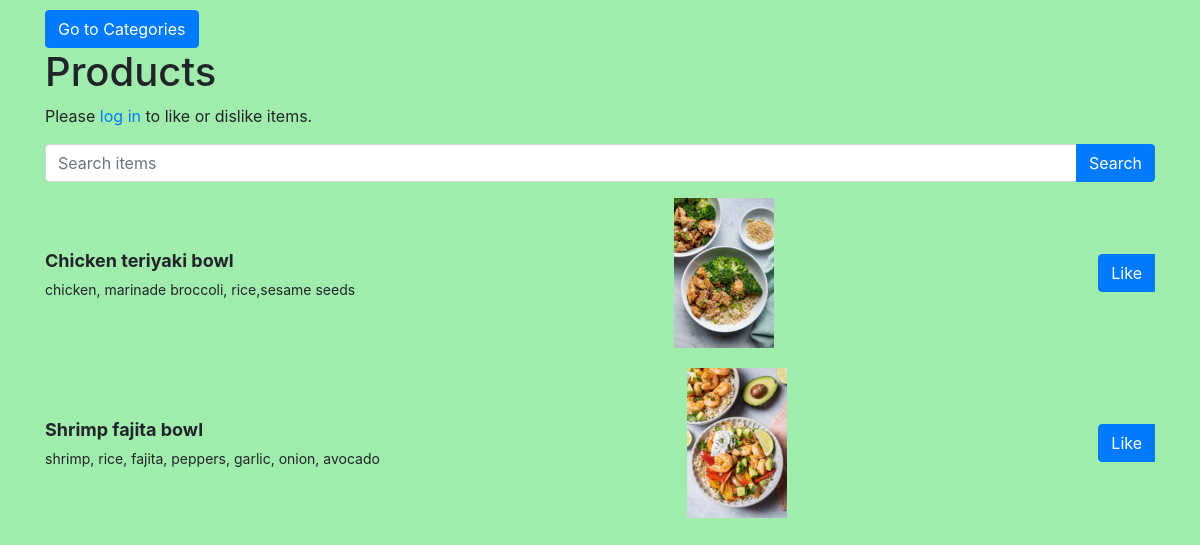
Screenshot of /subcategory/2/ with the database file from the repository.
### catalog/models.py (models this page shows)
class Item(models.Model):
    name = models.CharField(max_length=200)
    description = models.TextField()
    sub_category = models.ForeignKey(SubCategory, on_delete=models.CASCADE)
    image = models.ImageField(upload_to='item_images/')
    likes = models.ManyToManyField('auth.User', related_name='liked_items', blank=True)
    def like_count(self):
        return self.likes.count() if self.likes.exists() else 0

### catalog/views.py (the view)
# urls.py: path('subcategory/<int:subcategory_id>/', views.subcategory_detail, name='subcategory_detail'),  # URL pattern for subcategory detail vie
def subcategory_detail(request, subcategory_id):
    subcategory = get_object_or_404(SubCategory, pk=subcategory_id)
    items = Item.objects.filter(sub_category=subcategory)
    for item in items:
        item.likes_count = item.like_count()  # Get the number of likes for each item
    return render(request, 'catalog/subcategory_detail.html', {'catalog/subcategory': subcategory, 'items': items})

### catalog/templates/catalog/subcategory_detail.html (shortened to what this page needs)
<!DOCTYPE html>
<html lang="en">
<head>
    <link rel="stylesheet" href="https://stackpath.bootstrapcdn.com/bootstrap/4.5.2/css/bootstrap.min.css">
</head>
<body>
    <div class="container">
        <a href="{% url 'category_detail' 1 %}" class="btn btn-primary" style="margin-top: 10px;">Go to Categories</a>
        <h1>{{ subcategory.name }} Products</h1>
        {% if user.is_authenticated %}
        <p>Welcome, {{ user.username }}!</p>
        {% else %}
        <p>Please <a href="{% url 'login' %}">log in</a> to like or dislike items.</p>
        {% endif %}
        <form id="search-form" action="{% url 'items_search' %}" method="GET" class="mb-3">
            <div class="input-group">
                <input type="text" name="query" class="form-control" placeholder="Search items">
                <div class="input-group-append">
                    <button type="submit" class="btn btn-primary">Search</button>
                </div>
            </div>
        </form>
        {% for item in items %}
        <div class="item-container">
            <div class="item-info">
                <div class="item-name">{{ item.name }}</div>
                <div class="item-description">{{ item.description }}</div>
            </div>
            <img src="{{ item.image.url }}" alt="" class="item-image">
            <div class="btn-group">
                {% if item.liked_by_user %}
                <button type="button" class="btn btn-primary like-btn" data-item-id="{{ item.id }}" style="display: none;">Like</button>
                <button type="button" class="btn btn-danger dislike-btn" data-item-id="{{ item.id }}">Dislike</button>
                {% else %}
                <button type="button" class="btn btn-primary like-btn" data-item-id="{{ item.id }}">Like</button>
                {% endif %}
            </div>
        </div>
        {% endfor %}
    </div>
</body>
</html>

### catalog/templates/catalog/subcategory_detail.html (style rules this page uses)
body { background-color: #a0ecad; }
.item-container { display: flex; justify-content: space-between; align-items: center; margin-bottom: 20px; }
.item-info { display: flex; flex-direction: column; }
.item-name { margin-bottom: 5px; font-size: 18px; font-weight: bold; }
.item-description { font-size: 14px; }
.item-image { width: 100px; height: auto; }
.btn-group { display: flex; align-items: center; }
.btn-group .btn { margin-left: 5px; }

### rows the page displays
Item: name "Chicken teriyaki bowl", description "chicken, marinade broccoli, rice,sesame seeds", image (picture)
Item: name "Shrimp fajita bowl", description "shrimp, rice, fajita, peppers, garlic, onion, avocado", image (picture)
